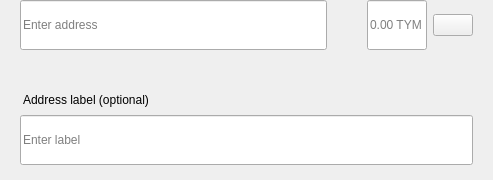
<?xml version="1.0" encoding="UTF-8"?>
<ui version="4.0">
 <class>SendMultiRow</class>
 <widget class="QWidget" name="SendMultiRow">
  <property name="geometry">
   <rect>
    <x>0</x>
    <y>0</y>
    <width>493</width>
    <height>180</height>
   </rect>
  </property>
  <property name="minimumSize">
   <size>
    <width>0</width>
    <height>0</height>
   </size>
  </property>
  <property name="maximumSize">
   <size>
    <width>16777215</width>
    <height>16777215</height>
   </size>
  </property>
  <property name="windowTitle">
   <string>Form</string>
  </property>
  <layout class="QVBoxLayout" name="verticalLayout_3">
   <property name="spacing">
    <number>0</number>
   </property>
   <property name="leftMargin">
    <number>0</number>
   </property>
   <property name="topMargin">
    <number>0</number>
   </property>
   <property name="rightMargin">
    <number>20</number>
   </property>
   <property name="bottomMargin">
    <number>5</number>
   </property>
   <item alignment="Qt::AlignTop">
    <widget class="QWidget" name="widget" native="true">
     <property name="sizePolicy">
      <sizepolicy hsizetype="Expanding" vsizetype="Maximum">
       <horstretch>0</horstretch>
       <verstretch>0</verstretch>
      </sizepolicy>
     </property>
     <property name="minimumSize">
      <size>
       <width>0</width>
       <height>60</height>
      </size>
     </property>
     <property name="maximumSize">
      <size>
       <width>16777215</width>
       <height>85</height>
      </size>
     </property>
     <layout class="QHBoxLayout" name="horizontalLayout" stretch="6,0,2">
      <property name="spacing">
       <number>0</number>
      </property>
      <property name="leftMargin">
       <number>8</number>
      </property>
      <property name="topMargin">
       <number>0</number>
      </property>
      <property name="rightMargin">
       <number>0</number>
      </property>
      <property name="bottomMargin">
       <number>0</number>
      </property>
      <item alignment="Qt::AlignTop">
       <widget class="QStackedWidget" name="stackedAddress">
        <property name="minimumSize">
         <size>
          <width>0</width>
          <height>50</height>
         </size>
        </property>
        <property name="maximumSize">
         <size>
          <width>16777215</width>
          <height>50</height>
         </size>
        </property>
        <widget class="QWidget" name="page_4">
         <property name="sizePolicy">
          <sizepolicy hsizetype="Expanding" vsizetype="Preferred">
           <horstretch>0</horstretch>
           <verstretch>0</verstretch>
          </sizepolicy>
         </property>
         <property name="minimumSize">
          <size>
           <width>0</width>
           <height>50</height>
          </size>
         </property>
         <property name="maximumSize">
          <size>
           <width>16777215</width>
           <height>55</height>
          </size>
         </property>
         <layout class="QVBoxLayout" name="verticalLayout_7">
          <property name="spacing">
           <number>0</number>
          </property>
          <property name="leftMargin">
           <number>12</number>
          </property>
          <property name="topMargin">
           <number>0</number>
          </property>
          <property name="rightMargin">
           <number>0</number>
          </property>
          <property name="bottomMargin">
           <number>0</number>
          </property>
          <item>
           <widget class="QLineEdit" name="lineEditAddress">
            <property name="minimumSize">
             <size>
              <width>0</width>
              <height>50</height>
             </size>
            </property>
            <property name="maximumSize">
             <size>
              <width>16777215</width>
              <height>50</height>
             </size>
            </property>
            <property name="placeholderText">
             <string>Enter address</string>
            </property>
           </widget>
          </item>
         </layout>
        </widget>
        <widget class="QWidget" name="page_3"/>
       </widget>
      </item>
      <item>
       <spacer name="horizontalSpacer_3">
        <property name="orientation">
         <enum>Qt::Horizontal</enum>
        </property>
        <property name="sizeType">
         <enum>QSizePolicy::Fixed</enum>
        </property>
        <property name="sizeHint" stdset="0">
         <size>
          <width>40</width>
          <height>20</height>
         </size>
        </property>
       </spacer>
      </item>
      <item>
       <layout class="QHBoxLayout" name="horizontalLayout_2">
        <property name="spacing">
         <number>6</number>
        </property>
        <item alignment="Qt::AlignTop">
         <widget class="QLineEdit" name="lineEditAmount">
          <property name="sizePolicy">
           <sizepolicy hsizetype="Expanding" vsizetype="Preferred">
            <horstretch>0</horstretch>
            <verstretch>0</verstretch>
           </sizepolicy>
          </property>
          <property name="minimumSize">
           <size>
            <width>0</width>
            <height>50</height>
           </size>
          </property>
          <property name="maximumSize">
           <size>
            <width>16777215</width>
            <height>50</height>
           </size>
          </property>
          <property name="maxLength">
           <number>17</number>
          </property>
          <property name="alignment">
           <set>Qt::AlignLeading|Qt::AlignLeft|Qt::AlignVCenter</set>
          </property>
          <property name="placeholderText">
           <string notr="true">0.00 TYM</string>
          </property>
         </widget>
        </item>
        <item>
         <layout class="QVBoxLayout" name="verticalLayout">
          <property name="topMargin">
           <number>14</number>
          </property>
          <property name="bottomMargin">
           <number>0</number>
          </property>
          <item alignment="Qt::AlignTop">
           <widget class="QPushButton" name="btnMenu">
            <property name="minimumSize">
             <size>
              <width>0</width>
              <height>0</height>
             </size>
            </property>
            <property name="maximumSize">
             <size>
              <width>16777215</width>
              <height>16777215</height>
             </size>
            </property>
            <property name="focusPolicy">
             <enum>Qt::NoFocus</enum>
            </property>
            <property name="text">
             <string/>
            </property>
           </widget>
          </item>
         </layout>
        </item>
       </layout>
      </item>
     </layout>
    </widget>
   </item>
   <item>
    <widget class="QWidget" name="layoutLabel" native="true">
     <property name="minimumSize">
      <size>
       <width>0</width>
       <height>0</height>
      </size>
     </property>
     <property name="maximumSize">
      <size>
       <width>16777215</width>
       <height>16777215</height>
      </size>
     </property>
     <layout class="QVBoxLayout" name="verticalLayout_9">
      <property name="spacing">
       <number>6</number>
      </property>
      <property name="leftMargin">
       <number>20</number>
      </property>
      <property name="topMargin">
       <number>0</number>
      </property>
      <property name="rightMargin">
       <number>0</number>
      </property>
      <property name="bottomMargin">
       <number>10</number>
      </property>
      <item>
       <spacer name="verticalSpacer">
        <property name="orientation">
         <enum>Qt::Vertical</enum>
        </property>
        <property name="sizeType">
         <enum>QSizePolicy::Fixed</enum>
        </property>
        <property name="sizeHint" stdset="0">
         <size>
          <width>20</width>
          <height>20</height>
         </size>
        </property>
       </spacer>
      </item>
      <item>
       <widget class="QLabel" name="labelSubtitleDescription">
        <property name="styleSheet">
         <string notr="true">margin-bottom:2px;
margin-left:0.05px;
padding:0px;</string>
        </property>
        <property name="text">
         <string>Address label (optional)</string>
        </property>
       </widget>
      </item>
      <item>
       <widget class="QLineEdit" name="lineEditDescription">
        <property name="minimumSize">
         <size>
          <width>0</width>
          <height>50</height>
         </size>
        </property>
        <property name="maximumSize">
         <size>
          <width>16777215</width>
          <height>50</height>
         </size>
        </property>
        <property name="placeholderText">
         <string>Enter label</string>
        </property>
       </widget>
      </item>
     </layout>
    </widget>
   </item>
  </layout>
 </widget>
 <resources/>
 <connections/>
</ui>
